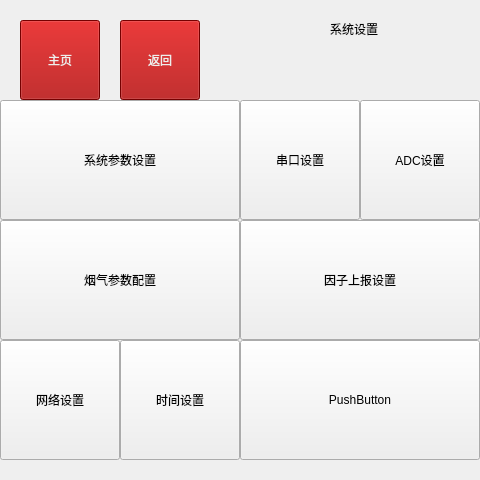
<?xml version="1.0" encoding="UTF-8"?>
<ui version="4.0">
 <class>FormSetting</class>
 <widget class="QWidget" name="FormSetting">
  <property name="geometry">
   <rect>
    <x>0</x>
    <y>0</y>
    <width>480</width>
    <height>480</height>
   </rect>
  </property>
  <property name="windowTitle">
   <string>Form</string>
  </property>
  <widget class="QLabel" name="label">
   <property name="geometry">
    <rect>
     <x>330</x>
     <y>20</y>
     <width>67</width>
     <height>17</height>
    </rect>
   </property>
   <property name="text">
    <string>系统设置</string>
   </property>
  </widget>
  <widget class="QPushButton" name="pushButton_main">
   <property name="geometry">
    <rect>
     <x>20</x>
     <y>20</y>
     <width>80</width>
     <height>80</height>
    </rect>
   </property>
   <property name="styleSheet">
    <string notr="true">background-color: rgb(164, 0, 0);
color: rgb(238, 238, 236);</string>
   </property>
   <property name="text">
    <string>主页</string>
   </property>
  </widget>
  <widget class="QPushButton" name="pushButton_last">
   <property name="geometry">
    <rect>
     <x>120</x>
     <y>20</y>
     <width>80</width>
     <height>80</height>
    </rect>
   </property>
   <property name="styleSheet">
    <string notr="true">background-color: rgb(164, 0, 0);
color: rgb(238, 238, 236);</string>
   </property>
   <property name="text">
    <string>返回</string>
   </property>
  </widget>
  <widget class="QPushButton" name="pushButton">
   <property name="geometry">
    <rect>
     <x>0</x>
     <y>100</y>
     <width>240</width>
     <height>120</height>
    </rect>
   </property>
   <property name="text">
    <string>系统参数设置</string>
   </property>
  </widget>
  <widget class="QPushButton" name="pushButton_2">
   <property name="geometry">
    <rect>
     <x>240</x>
     <y>340</y>
     <width>240</width>
     <height>120</height>
    </rect>
   </property>
   <property name="text">
    <string>PushButton</string>
   </property>
  </widget>
  <widget class="QPushButton" name="pushButton_3">
   <property name="geometry">
    <rect>
     <x>0</x>
     <y>220</y>
     <width>240</width>
     <height>120</height>
    </rect>
   </property>
   <property name="text">
    <string>烟气参数配置</string>
   </property>
  </widget>
  <widget class="QPushButton" name="pushButton_4">
   <property name="geometry">
    <rect>
     <x>240</x>
     <y>220</y>
     <width>240</width>
     <height>120</height>
    </rect>
   </property>
   <property name="text">
    <string>因子上报设置</string>
   </property>
  </widget>
  <widget class="QPushButton" name="pushButton_5">
   <property name="geometry">
    <rect>
     <x>240</x>
     <y>100</y>
     <width>120</width>
     <height>120</height>
    </rect>
   </property>
   <property name="text">
    <string>串口设置</string>
   </property>
  </widget>
  <widget class="QPushButton" name="pushButton_6">
   <property name="geometry">
    <rect>
     <x>360</x>
     <y>100</y>
     <width>120</width>
     <height>120</height>
    </rect>
   </property>
   <property name="text">
    <string>ADC设置</string>
   </property>
  </widget>
  <widget class="QPushButton" name="pushButton_7">
   <property name="geometry">
    <rect>
     <x>0</x>
     <y>340</y>
     <width>120</width>
     <height>120</height>
    </rect>
   </property>
   <property name="text">
    <string>网络设置</string>
   </property>
  </widget>
  <widget class="QPushButton" name="pushButton_8">
   <property name="geometry">
    <rect>
     <x>120</x>
     <y>340</y>
     <width>120</width>
     <height>120</height>
    </rect>
   </property>
   <property name="text">
    <string>时间设置</string>
   </property>
  </widget>
 </widget>
 <resources/>
 <connections/>
</ui>
